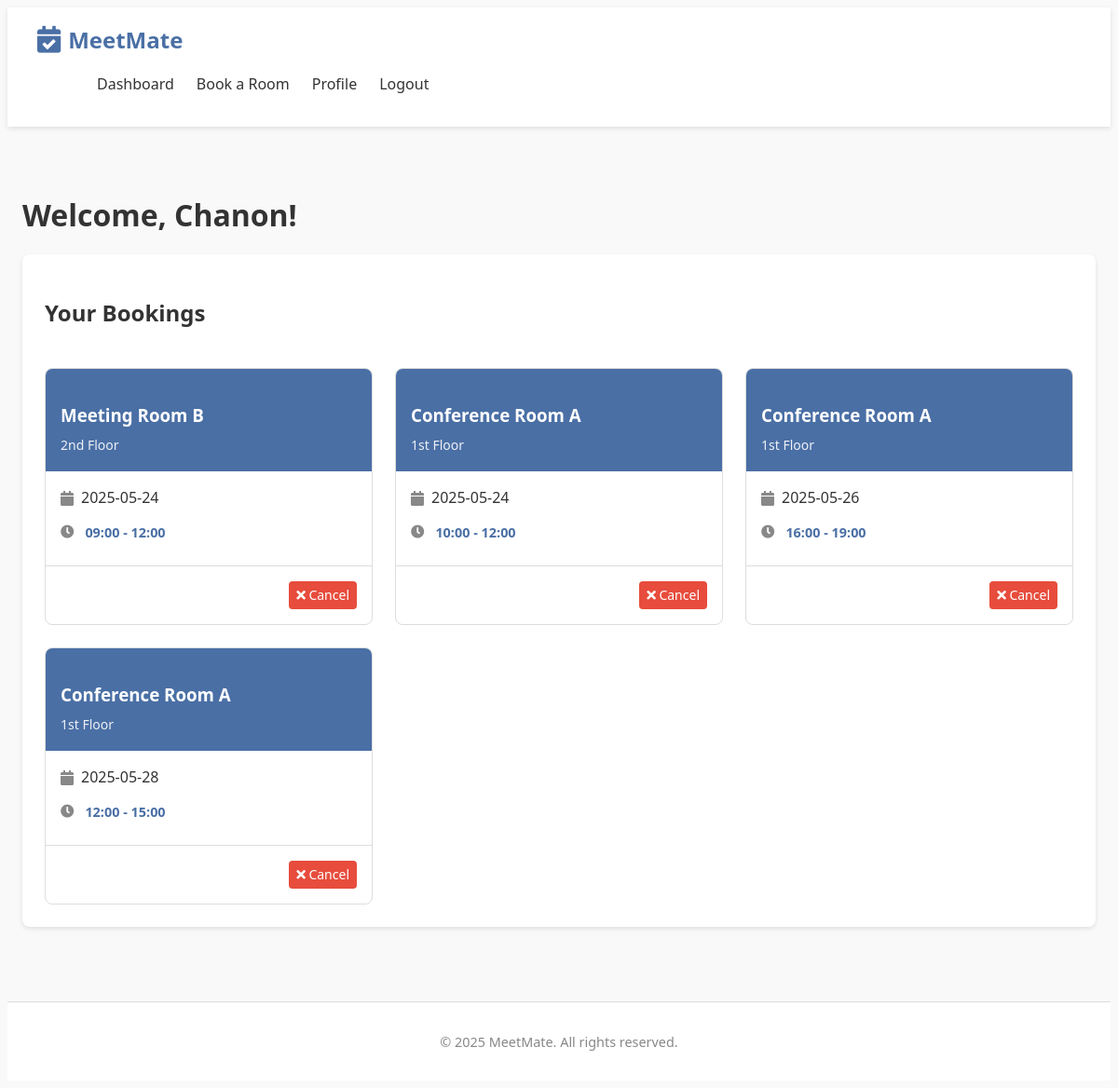
/dashboard (signed in), run on an earlier commit of the app's database.
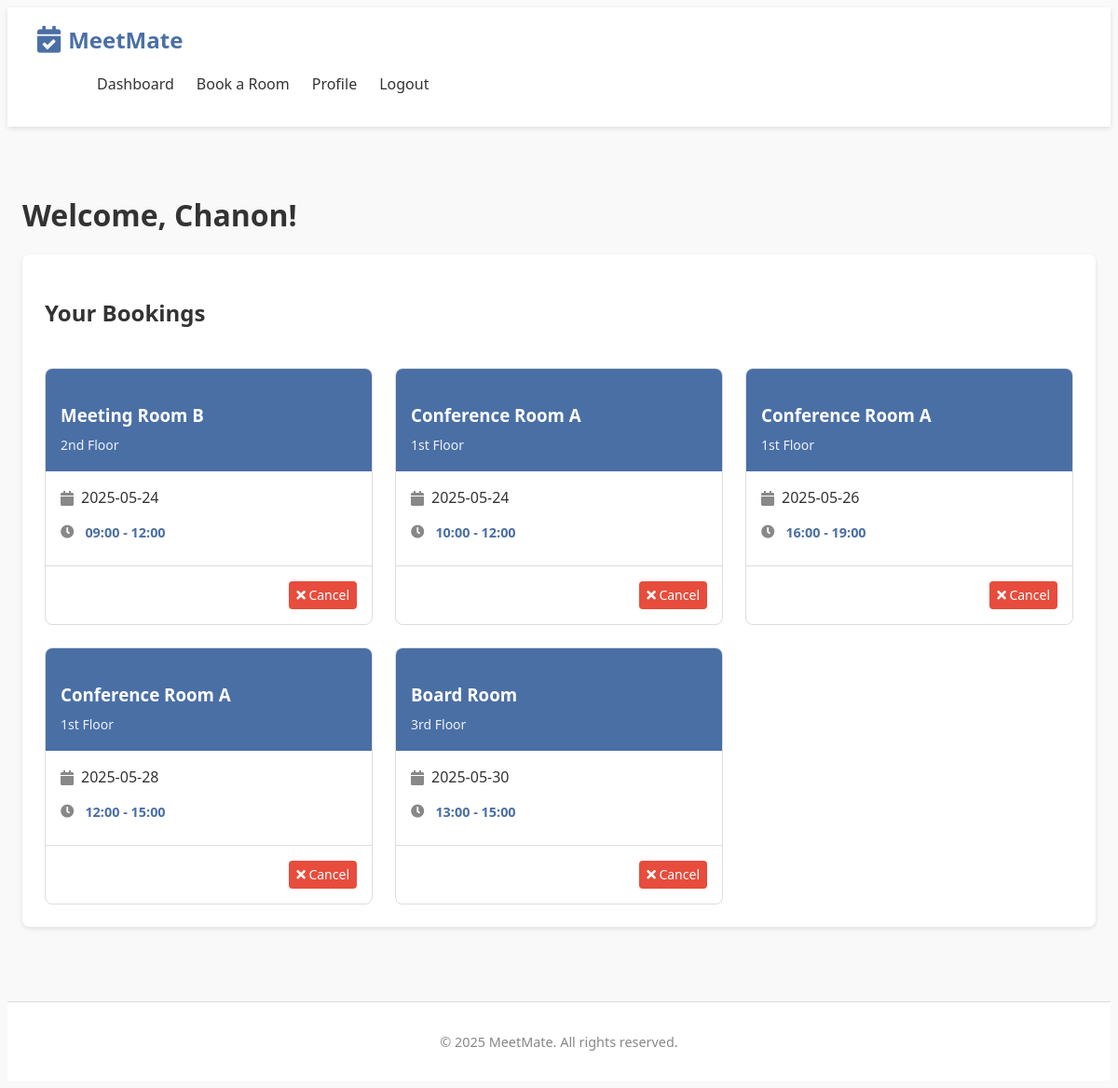
And on a later commit of the database.
### tables this page shows
CREATE TABLE bookings (
            id INTEGER PRIMARY KEY AUTOINCREMENT,
            user_id INTEGER NOT NULL,
            room_id INTEGER NOT NULL,
            date TEXT NOT NULL,
            time_start TEXT NOT NULL,
            time_end TEXT NOT NULL,
            booking_admin_id INTEGER, notes TEXT,
            FOREIGN KEY (user_id) REFERENCES users (id),
            FOREIGN KEY (room_id) REFERENCES rooms (id),
            FOREIGN KEY (booking_admin_id) REFERENCES users (id)
        );

CREATE TABLE rooms (
            id INTEGER PRIMARY KEY AUTOINCREMENT,
            name TEXT NOT NULL,
            location TEXT NOT NULL,
            capacity INTEGER NOT NULL
        );

### app_beginner.py (the view, shortened to what this page needs)
@app.route('/dashboard')
@login_required
def dashboard():
    connection = get_database_connection()
    cursor = connection.cursor()
    user_id = session['user_id']
    user_bookings = get_user_bookings(user_id)
    today_bookings = []
    today_date = ''
    connection.close()
    return render_template('dashboard.html',
                         bookings=user_bookings,
                         today_bookings=today_bookings,
                         today_date=today_date)

### app_beginner.py (called while the page is built)
def get_database_path():
    app_directory = app.root_path
    instance_directory = os.path.join(app_directory, 'instance')
    os.makedirs(instance_directory, exist_ok=True)
    database_path = os.path.join(instance_directory, 'meetmate.db')
    return database_path

def get_database_connection():
    db_path = get_database_path()
    connection = sqlite3.connect(db_path)
    connection.row_factory = sqlite3.Row
    return connection

def get_user_by_id(user_id):
    connection = get_database_connection()
    cursor = connection.cursor()
    cursor.execute("SELECT * FROM users WHERE id = ?", (user_id,))
    user = cursor.fetchone()
    connection.close()
    if user:
        return dict(user)
    return None

### templates/dashboard.html (shortened to what this page needs)
{% extends "base.html" %}
{% block content %}
<div class="dashboard">    <h1>Welcome, {{ session.username }}!</h1>
    {% if session.role != 'admin' %}
    <div class="dashboard-section">
        <div class="section-header">
            <h2>Your Bookings</h2>
        </div>
        {% if bookings %}
            <div class="bookings-list">
                {% for booking in bookings %}
                    <div class="booking-card">
                        <div class="booking-header">
                            <h3>{{ booking.room_name }}</h3>
                            <span class="booking-location">{{ booking.room_location }}</span>
                        </div>
                        <div class="booking-details">
                            <div class="booking-date">
                                <i class="fas fa-calendar"></i> {{ booking.date }}
                            </div>                            <div class="booking-time">
                                <i class="fas fa-clock"></i> {{ booking.time_start }} - {{ booking.time_end }}
                            </div>
                        </div>
                        <div class="booking-actions">
                            <a href="{{ url_for('cancel_booking', booking_id=booking.id) }}" class="btn btn-danger btn-sm"
                               onclick="return confirm('Are you sure you want to cancel this booking?')">
                                <i class="fas fa-times"></i> Cancel
                            </a>
                        </div>
                    </div>
                {% endfor %}
            </div>
        {% else %}
            <div class="empty-state">
                <i class="fas fa-calendar-times empty-icon"></i>
                <p>You don't have any bookings yet.</p>
                <a href="{{ url_for('booking') }}" class="btn btn-primary">Book a Room Now</a>
            </div>
        {% endif %}    </div>
    {% endif %}
</div>
{% endblock %}

What changed in the data, as far as the page shows it:
added bookings: room_name "Board Room", room_location "3rd Floor", date "2025-05-30", time_start "13:00", time_end "15:00"
